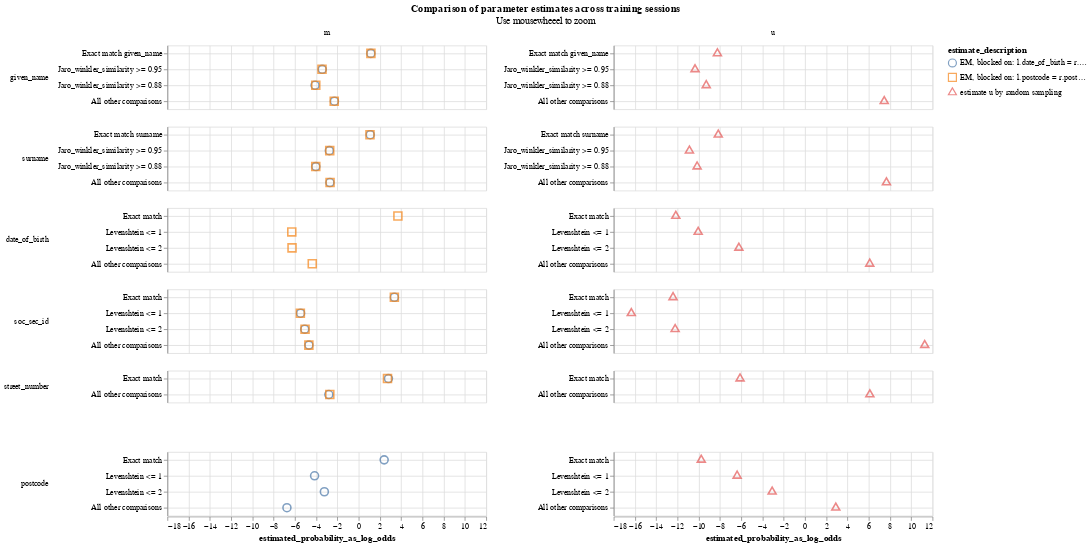

Here is the notebook cell this chart was saved with:
### Markdown cell above
For variables that aren't used in the `m`-training blocking rules, we have two estimates --- one from each of the training sessions (see for example `street_number`). We can have a look at how the values compare between them, to ensure that we don't have drastically different values, which may be indicative of an issue.

### Code cell
linker_detailed.parameter_estimate_comparisons_chart()

### Figure 1 — Vega-Lite specification as saved in the notebook (floating-point values rounded to 4 significant figures)
{"$schema": "https://vega.github.io/schema/vega-lite/v5.2.0.json", "config": {"title": {"anchor": "middle"}, "view": {"continuousHeight": 300, "continuousWidth": 400}}, "data": {"values": [{"comparison_level_label": "Exact match given_name", "comparison_name": "given_name", "comparison_sort_order": 0, "comparison_vector_value": 3, "estimate_description": "estimate u by random sampling", "estimated_probability": 0.003293, "estimated_probability_as_log_odds": -8.241, "m_or_u": "u", "sql_condition": "\"given_name_l\" = \"given_name_r\""}, {"comparison_level_label": "Exact match given_name", "comparison_name": "given_name", "comparison_sort_order": 0, "comparison_vector_value": 3, "estimate_description": "EM, blocked on: l.date_of_birth = r.date_of_birth", "estimated_probability": 0.689, "estimated_probability_as_log_odds": 1.148, "m_or_u": "m", "sql_condition": "\"given_name_l\" = \"given_name_r\""}, {"comparison_level_label": "Exact match given_name", "comparison_name": "given_name", "comparison_sort_order": 0, "comparison_vector_value": 3, "estimate_description": "EM, blocked on: l.postcode = r.postcode", "estimated_probability": 0.6897, "estimated_probability_as_log_odds": 1.153, "m_or_u": "m", "sql_condition": "\"given_name_l\" = \"given_name_r\""}, {"comparison_level_label": "Jaro_winkler_similarity >= 0.95", "comparison_name": "given_name", "comparison_sort_order": 0, "comparison_vector_value": 2, "estimate_description": "estimate u by random sampling", "estimated_probability": 0.0007687, "estimated_probability_as_log_odds": -10.34, "m_or_u": "u", "sql_condition": "jaro_winkler_similarity(\"given_name_l\", \"given_name_r\") >= 0.95"}, {"comparison_level_label": "Jaro_winkler_similarity >= 0.95", "comparison_name": "given_name", "comparison_sort_order": 0, "comparison_vector_value": 2, "estimate_description": "EM, blocked on: l.date_of_birth = r.date_of_birth", "estimated_probability": 0.08521, "estimated_probability_as_log_odds": -3.424, "m_or_u": "m", "sql_condition": "jaro_winkler_similarity(\"given_name_l\", \"given_name_r\") >= 0.95"}, {"comparison_level_label": "Jaro_winkler_similarity >= 0.95", "comparison_name": "given_name", "comparison_sort_order": 0, "comparison_vector_value": 2, "estimate_description": "EM, blocked on: l.postcode = r.postcode", "estimated_probability": 0.08393, "estimated_probability_as_log_odds": -3.448, "m_or_u": "m", "sql_condition": "jaro_winkler_similarity(\"given_name_l\", \"given_name_r\") >= 0.95"}, {"comparison_level_label": "Jaro_winkler_similarity >= 0.88", "comparison_name": "given_name", "comparison_sort_order": 0, "comparison_vector_value": 1, "estimate_description": "estimate u by random sampling", "estimated_probability": 0.001594, "estimated_probability_as_log_odds": -9.291, "m_or_u": "u", "sql_condition": "jaro_winkler_similarity(\"given_name_l\", \"given_name_r\") >= 0.88"}, {"comparison_level_label": "Jaro_winkler_similarity >= 0.88", "comparison_name": "given_name", "comparison_sort_order": 0, "comparison_vector_value": 1, "estimate_description": "EM, blocked on: l.date_of_birth = r.date_of_birth", "estimated_probability": 0.05508, "estimated_probability_as_log_odds": -4.101, "m_or_u": "m", "sql_condition": "jaro_winkler_similarity(\"given_name_l\", \"given_name_r\") >= 0.88"}, {"comparison_level_label": "Jaro_winkler_similarity >= 0.88", "comparison_name": "given_name", "comparison_sort_order": 0, "comparison_vector_value": 1, "estimate_description": "EM, blocked on: l.postcode = r.postcode", "estimated_probability": 0.05754, "estimated_probability_as_log_odds": -4.034, "m_or_u": "m", "sql_condition": "jaro_winkler_similarity(\"given_name_l\", \"given_name_r\") >= 0.88"}, {"comparison_level_label": "All other comparisons", "comparison_name": "given_name", "comparison_sort_order": 0, "comparison_vector_value": 0, "estimate_description": "estimate u by random sampling", "estimated_probability": 0.9943, "estimated_probability_as_log_odds": 7.458, "m_or_u": "u", "sql_condition": "ELSE"}, {"comparison_level_label": "All other comparisons", "comparison_name": "given_name", "comparison_sort_order": 0, "comparison_vector_value": 0, "estimate_description": "EM, blocked on: l.date_of_birth = r.date_of_birth", "estimated_probability": 0.1707, "estimated_probability_as_log_odds": -2.281, "m_or_u": "m", "sql_condition": "ELSE"}, {"comparison_level_label": "All other comparisons", "comparison_name": "given_name", "comparison_sort_order": 0, "comparison_vector_value": 0, "estimate_description": "EM, blocked on: l.postcode = r.postcode", "estimated_probability": 0.1688, "estimated_probability_as_log_odds": -2.3, "m_or_u": "m", "sql_condition": "ELSE"}, {"comparison_level_label": "Exact match surname", "comparison_name": "surname", "comparison_sort_order": 1, "comparison_vector_value": 3, "estimate_description": "estimate u by random sampling", "estimated_probability": 0.003486, "estimated_probability_as_log_odds": -8.159, "m_or_u": "u", "sql_condition": "\"surname_l\" = \"surname_r\""}, {"comparison_level_label": "Exact match surname", "comparison_name": "surname", "comparison_sort_order": 1, "comparison_vector_value": 3, "estimate_description": "EM, blocked on: l.date_of_birth = r.date_of_birth", "estimated_probability": 0.6802, "estimated_probability_as_log_odds": 1.089, "m_or_u": "m", "sql_condition": "\"surname_l\" = \"surname_r\""}, {"comparison_level_label": "Exact match surname", "comparison_name": "surname", "comparison_sort_order": 1, "comparison_vector_value": 3, "estimate_description": "EM, blocked on: l.postcode = r.postcode", "estimated_probability": 0.6767, "estimated_probability_as_log_odds": 1.065, "m_or_u": "m", "sql_condition": "\"surname_l\" = \"surname_r\""}, {"comparison_level_label": "Jaro_winkler_similarity >= 0.95", "comparison_name": "surname", "comparison_sort_order": 1, "comparison_vector_value": 2, "estimate_description": "estimate u by random sampling", "estimated_probability": 0.0005326, "estimated_probability_as_log_odds": -10.87, "m_or_u": "u", "sql_condition": "jaro_winkler_similarity(\"surname_l\", \"surname_r\") >= 0.95"}, {"comparison_level_label": "Jaro_winkler_similarity >= 0.95", "comparison_name": "surname", "comparison_sort_order": 1, "comparison_vector_value": 2, "estimate_description": "EM, blocked on: l.date_of_birth = r.date_of_birth", "estimated_probability": 0.129, "estimated_probability_as_log_odds": -2.755, "m_or_u": "m", "sql_condition": "jaro_winkler_similarity(\"surname_l\", \"surname_r\") >= 0.95"}, {"comparison_level_label": "Jaro_winkler_similarity >= 0.95", "comparison_name": "surname", "comparison_sort_order": 1, "comparison_vector_value": 2, "estimate_description": "EM, blocked on: l.postcode = r.postcode", "estimated_probability": 0.1317, "estimated_probability_as_log_odds": -2.72, "m_or_u": "m", "sql_condition": "jaro_winkler_similarity(\"surname_l\", \"surname_r\") >= 0.95"}, {"comparison_level_label": "Jaro_winkler_similarity >= 0.88", "comparison_name": "surname", "comparison_sort_order": 1, "comparison_vector_value": 1, "estimate_description": "estimate u by random sampling", "estimated_probability": 0.0008805, "estimated_probability_as_log_odds": -10.15, "m_or_u": "u", "sql_condition": "jaro_winkler_similarity(\"surname_l\", \"surname_r\") >= 0.88"}, {"comparison_level_label": "Jaro_winkler_similarity >= 0.88", "comparison_name": "surname", "comparison_sort_order": 1, "comparison_vector_value": 1, "estimate_description": "EM, blocked on: l.date_of_birth = r.date_of_birth", "estimated_probability": 0.0577, "estimated_probability_as_log_odds": -4.03, "m_or_u": "m", "sql_condition": "jaro_winkler_similarity(\"surname_l\", \"surname_r\") >= 0.88"}, {"comparison_level_label": "Jaro_winkler_similarity >= 0.88", "comparison_name": "surname", "comparison_sort_order": 1, "comparison_vector_value": 1, "estimate_description": "EM, blocked on: l.postcode = r.postcode", "estimated_probability": 0.05746, "estimated_probability_as_log_odds": -4.036, "m_or_u": "m", "sql_condition": "jaro_winkler_similarity(\"surname_l\", \"surname_r\") >= 0.88"}, {"comparison_level_label": "All other comparisons", "comparison_name": "surname", "comparison_sort_order": 1, "comparison_vector_value": 0, "estimate_description": "estimate u by random sampling", "estimated_probability": 0.9951, "estimated_probability_as_log_odds": 7.666, "m_or_u": "u", "sql_condition": "ELSE"}, {"comparison_level_label": "All other comparisons", "comparison_name": "surname", "comparison_sort_order": 1, "comparison_vector_value": 0, "estimate_description": "EM, blocked on: l.date_of_birth = r.date_of_birth", "estimated_probability": 0.133, "estimated_probability_as_log_odds": -2.704, "m_or_u": "m", "sql_condition": "ELSE"}, {"comparison_level_label": "All other comparisons", "comparison_name": "surname", "comparison_sort_order": 1, "comparison_vector_value": 0, "estimate_description": "EM, blocked on: l.postcode = r.postcode", "estimated_probability": 0.1341, "estimated_probability_as_log_odds": -2.69, "m_or_u": "m", "sql_condition": "ELSE"}, {"comparison_level_label": "Exact match", "comparison_name": "date_of_birth", "comparison_sort_order": 2, "comparison_vector_value": 3, "estimate_description": "estimate u by random sampling", "estimated_probability": 0.0002193, "estimated_probability_as_log_odds": -12.15, "m_or_u": "u", "sql_condition": "\"date_of_birth_l\" = \"date_of_birth_r\""}, {"comparison_level_label": "Exact match", "comparison_name": "date_of_birth", "comparison_sort_order": 2, "comparison_vector_value": 3, "estimate_description": "EM, blocked on: l.postcode = r.postcode", "estimated_probability": 0.9283, "estimated_probability_as_log_odds": 3.695, "m_or_u": "m", "sql_condition": "\"date_of_birth_l\" = \"date_of_birth_r\""}, {"comparison_level_label": "Levenshtein <= 1", "comparison_name": "date_of_birth", "comparison_sort_order": 2, "comparison_vector_value": 2, "estimate_description": "estimate u by random sampling", "estimated_probability": 0.0009421, "estimated_probability_as_log_odds": -10.05, "m_or_u": "u", "sql_condition": "levenshtein(\"date_of_birth_l\", \"date_of_birth_r\") <= 1"}, {"comparison_level_label": "Levenshtein <= 1", "comparison_name": "date_of_birth", "comparison_sort_order": 2, "comparison_vector_value": 2, "estimate_description": "EM, blocked on: l.postcode = r.postcode", "estimated_probability": 0.01261, "estimated_probability_as_log_odds": -6.291, "m_or_u": "m", "sql_condition": "levenshtein(\"date_of_birth_l\", \"date_of_birth_r\") <= 1"}, {"comparison_level_label": "Levenshtein <= 2", "comparison_name": "date_of_birth", "comparison_sort_order": 2, "comparison_vector_value": 1, "estimate_description": "estimate u by random sampling", "estimated_probability": 0.01325, "estimated_probability_as_log_odds": -6.218, "m_or_u": "u", "sql_condition": "levenshtein(\"date_of_birth_l\", \"date_of_birth_r\") <= 2"}, {"comparison_level_label": "Levenshtein <= 2", "comparison_name": "date_of_birth", "comparison_sort_order": 2, "comparison_vector_value": 1, "estimate_description": "EM, blocked on: l.postcode = r.postcode", "estimated_probability": 0.0128, "estimated_probability_as_log_odds": -6.269, "m_or_u": "m", "sql_condition": "levenshtein(\"date_of_birth_l\", \"date_of_birth_r\") <= 2"}, {"comparison_level_label": "All other comparisons", "comparison_name": "date_of_birth", "comparison_sort_order": 2, "comparison_vector_value": 0, "estimate_description": "estimate u by random sampling", "estimated_probability": 0.9856, "estimated_probability_as_log_odds": 6.096, "m_or_u": "u", "sql_condition": "ELSE"}, {"comparison_level_label": "All other comparisons", "comparison_name": "date_of_birth", "comparison_sort_order": 2, "comparison_vector_value": 0, "estimate_description": "EM, blocked on: l.postcode = r.postcode", "estimated_probability": 0.04627, "estimated_probability_as_log_odds": -4.365, "m_or_u": "m", "sql_condition": "ELSE"}, {"comparison_level_label": "Exact match", "comparison_name": "soc_sec_id", "comparison_sort_order": 3, "comparison_vector_value": 3, "estimate_description": "estimate u by random sampling", "estimated_probability": 0.000183, "estimated_probability_as_log_odds": -12.42, "m_or_u": "u", "sql_condition": "\"soc_sec_id_l\" = \"soc_sec_id_r\""}, {"comparison_level_label": "Exact match", "comparison_name": "soc_sec_id", "comparison_sort_order": 3, "comparison_vector_value": 3, "estimate_description": "EM, blocked on: l.date_of_birth = r.date_of_birth", "estimated_probability": 0.9114, "estimated_probability_as_log_odds": 3.363, "m_or_u": "m", "sql_condition": "\"soc_sec_id_l\" = \"soc_sec_id_r\""}, {"comparison_level_label": "Exact match", "comparison_name": "soc_sec_id", "comparison_sort_order": 3, "comparison_vector_value": 3, "estimate_description": "EM, blocked on: l.postcode = r.postcode", "estimated_probability": 0.9113, "estimated_probability_as_log_odds": 3.361, "m_or_u": "m", "sql_condition": "\"soc_sec_id_l\" = \"soc_sec_id_r\""}, {"comparison_level_label": "Levenshtein <= 1", "comparison_name": "soc_sec_id", "comparison_sort_order": 3, "comparison_vector_value": 2, "estimate_description": "estimate u by random sampling", "estimated_probability": 1.203e-05, "estimated_probability_as_log_odds": -16.34, "m_or_u": "u", "sql_condition": "levenshtein(\"soc_sec_id_l\", \"soc_sec_id_r\") <= 1"}, {"comparison_level_label": "Levenshtein <= 1", "comparison_name": "soc_sec_id", "comparison_sort_order": 3, "comparison_vector_value": 2, "estimate_description": "EM, blocked on: l.date_of_birth = r.date_of_birth", "estimated_probability": 0.02216, "estimated_probability_as_log_odds": -5.463, "m_or_u": "m", "sql_condition": "levenshtein(\"soc_sec_id_l\", \"soc_sec_id_r\") <= 1"}, {"comparison_level_label": "Levenshtein <= 1", "comparison_name": "soc_sec_id", "comparison_sort_order": 3, "comparison_vector_value": 2, "estimate_description": "EM, blocked on: l.postcode = r.postcode", "estimated_probability": 0.02183, "estimated_probability_as_log_odds": -5.486, "m_or_u": "m", "sql_condition": "levenshtein(\"soc_sec_id_l\", \"soc_sec_id_r\") <= 1"}, {"comparison_level_label": "Levenshtein <= 2", "comparison_name": "soc_sec_id", "comparison_sort_order": 3, "comparison_vector_value": 1, "estimate_description": "estimate u by random sampling", "estimated_probability": 0.0002097, "estimated_probability_as_log_odds": -12.22, "m_or_u": "u", "sql_condition": "levenshtein(\"soc_sec_id_l\", \"soc_sec_id_r\") <= 2"}, {"comparison_level_label": "Levenshtein <= 2", "comparison_name": "soc_sec_id", "comparison_sort_order": 3, "comparison_vector_value": 1, "estimate_description": "EM, blocked on: l.date_of_birth = r.date_of_birth", "estimated_probability": 0.02888, "estimated_probability_as_log_odds": -5.071, "m_or_u": "m", "sql_condition": "levenshtein(\"soc_sec_id_l\", \"soc_sec_id_r\") <= 2"}, {"comparison_level_label": "Levenshtein <= 2", "comparison_name": "soc_sec_id", "comparison_sort_order": 3, "comparison_vector_value": 1, "estimate_description": "EM, blocked on: l.postcode = r.postcode", "estimated_probability": 0.02942, "estimated_probability_as_log_odds": -5.044, "m_or_u": "m", "sql_condition": "levenshtein(\"soc_sec_id_l\", \"soc_sec_id_r\") <= 2"}, {"comparison_level_label": "All other comparisons", "comparison_name": "soc_sec_id", "comparison_sort_order": 3, "comparison_vector_value": 0, "estimate_description": "estimate u by random sampling", "estimated_probability": 0.9996, "estimated_probability_as_log_odds": 11.27, "m_or_u": "u", "sql_condition": "ELSE"}, {"comparison_level_label": "All other comparisons", "comparison_name": "soc_sec_id", "comparison_sort_order": 3, "comparison_vector_value": 0, "estimate_description": "EM, blocked on: l.date_of_birth = r.date_of_birth", "estimated_probability": 0.03754, "estimated_probability_as_log_odds": -4.68, "m_or_u": "m", "sql_condition": "ELSE"}, {"comparison_level_label": "All other comparisons", "comparison_name": "soc_sec_id", "comparison_sort_order": 3, "comparison_vector_value": 0, "estimate_description": "EM, blocked on: l.postcode = r.postcode", "estimated_probability": 0.03745, "estimated_probability_as_log_odds": -4.684, "m_or_u": "m", "sql_condition": "ELSE"}, {"comparison_level_label": "Exact match", "comparison_name": "street_number", "comparison_sort_order": 4, "comparison_vector_value": 1, "estimate_description": "estimate u by random sampling", "estimated_probability": 0.01431, "estimated_probability_as_log_odds": -6.106, "m_or_u": "u", "sql_condition": "\"street_number_l\" = \"street_number_r\""}, {"comparison_level_label": "Exact match", "comparison_name": "street_number", "comparison_sort_order": 4, "comparison_vector_value": 1, "estimate_description": "EM, blocked on: l.date_of_birth = r.date_of_birth", "estimated_probability": 0.8747, "estimated_probability_as_log_odds": 2.804, "m_or_u": "m", "sql_condition": "\"street_number_l\" = \"street_number_r\""}, {"comparison_level_label": "Exact match", "comparison_name": "street_number", "comparison_sort_order": 4, "comparison_vector_value": 1, "estimate_description": "EM, blocked on: l.postcode = r.postcode", "estimated_probability": 0.8677, "estimated_probability_as_log_odds": 2.714, "m_or_u": "m", "sql_condition": "\"street_number_l\" = \"street_number_r\""}, {"comparison_level_label": "All other comparisons", "comparison_name": "street_number", "comparison_sort_order": 4, "comparison_vector_value": 0, "estimate_description": "estimate u by random sampling", "estimated_probability": 0.9857, "estimated_probability_as_log_odds": 6.106, "m_or_u": "u", "sql_condition": "ELSE"}, {"comparison_level_label": "All other comparisons", "comparison_name": "street_number", "comparison_sort_order": 4, "comparison_vector_value": 0, "estimate_description": "EM, blocked on: l.date_of_birth = r.date_of_birth", "estimated_probability": 0.1253, "estimated_probability_as_log_odds": -2.804, "m_or_u": "m", "sql_condition": "ELSE"}, {"comparison_level_label": "All other comparisons", "comparison_name": "street_number", "comparison_sort_order": 4, "comparison_vector_value": 0, "estimate_description": "EM, blocked on: l.postcode = r.postcode", "estimated_probability": 0.1323, "estimated_probability_as_log_odds": -2.714, "m_or_u": "m", "sql_condition": "ELSE"}, {"comparison_level_label": "Exact match", "comparison_name": "postcode", "comparison_sort_order": 5, "comparison_vector_value": 3, "estimate_description": "estimate u by random sampling", "estimated_probability": 0.001153, "estimated_probability_as_log_odds": -9.758, "m_or_u": "u", "sql_condition": "\"postcode_l\" = \"postcode_r\""}, {"comparison_level_label": "Exact match", "comparison_name": "postcode", "comparison_sort_order": 5, "comparison_vector_value": 3, "estimate_description": "EM, blocked on: l.date_of_birth = r.date_of_birth", "estimated_probability": 0.8409, "estimated_probability_as_log_odds": 2.402, "m_or_u": "m", "sql_condition": "\"postcode_l\" = \"postcode_r\""}, {"comparison_level_label": "Levenshtein <= 1", "comparison_name": "postcode", "comparison_sort_order": 5, "comparison_vector_value": 2, "estimate_description": "estimate u by random sampling", "estimated_probability": 0.01182, "estimated_probability_as_log_odds": -6.385, "m_or_u": "u", "sql_condition": "levenshtein(\"postcode_l\", \"postcode_r\") <= 1"}, {"comparison_level_label": "Levenshtein <= 1", "comparison_name": "postcode", "comparison_sort_order": 5, "comparison_vector_value": 2, "estimate_description": "EM, blocked on: l.date_of_birth = r.date_of_birth", "estimated_probability": 0.05341, "estimated_probability_as_log_odds": -4.148, "m_or_u": "m", "sql_condition": "levenshtein(\"postcode_l\", \"postcode_r\") <= 1"}, {"comparison_level_label": "Levenshtein <= 2", "comparison_name": "postcode", "comparison_sort_order": 5, "comparison_vector_value": 1, "estimate_description": "estimate u by random sampling", "estimated_probability": 0.1051, "estimated_probability_as_log_odds": -3.09, "m_or_u": "u", "sql_condition": "levenshtein(\"postcode_l\", \"postcode_r\") <= 2"}, {"comparison_level_label": "Levenshtein <= 2", "comparison_name": "postcode", "comparison_sort_order": 5, "comparison_vector_value": 1, "estimate_description": "EM, blocked on: l.date_of_birth = r.date_of_birth", "estimated_probability": 0.09649, "estimated_probability_as_log_odds": -3.227, "m_or_u": "m", "sql_condition": "levenshtein(\"postcode_l\", \"postcode_r\") <= 2"}, {"comparison_level_label": "All other comparisons", "comparison_name": "postcode", "comparison_sort_order": 5, "comparison_vector_value": 0, "estimate_description": "estimate u by random sampling", "estimated_probability": 0.8819, "estimated_probability_as_log_odds": 2.901, "m_or_u": "u", "sql_condition": "ELSE"}, {"comparison_level_label": "All other comparisons", "comparison_name": "postcode", "comparison_sort_order": 5, "comparison_vector_value": 0, "estimate_description": "EM, blocked on: l.date_of_birth = r.date_of_birth", "estimated_probability": 0.009216, "estimated_probability_as_log_odds": -6.748, "m_or_u": "m", "sql_condition": "ELSE"}]}, "encoding": {"color": {"field": "estimate_description", "type": "nominal"}, "column": {"field": "m_or_u", "title": null, "type": "nominal"}, "row": {"field": "comparison_name", "header": {"labelAlign": "left", "labelAnchor": "middle", "labelAngle": 0}, "sort": {"field": "comparison_sort_order"}, "title": null, "type": "nominal"}, "shape": {"field": "estimate_description", "scale": {"range": ["circle", "square", "triangle", "diamond"]}, "type": "nominal"}, "tooltip": [{"field": "comparison_name", "type": "nominal"}, {"field": "estimate_description", "type": "nominal"}, {"field": "estimated_probability", "type": "quantitative"}], "x": {"field": "estimated_probability_as_log_odds", "type": "quantitative"}, "y": {"axis": {"grid": true, "title": null}, "field": "comparison_level_label", "sort": {"field": "comparison_vector_value", "order": "descending"}, "type": "nominal"}}, "mark": {"filled": false, "opacity": 0.7, "size": 100, "type": "point"}, "resolve": {"scale": {"y": "independent"}}, "selection": {"selection_zoom": {"bind": "scales", "encodings": ["x"], "type": "interval"}}, "title": {"subtitle": "Use mousewheeel to zoom", "text": "Comparison of parameter estimates across training sessions"}}
